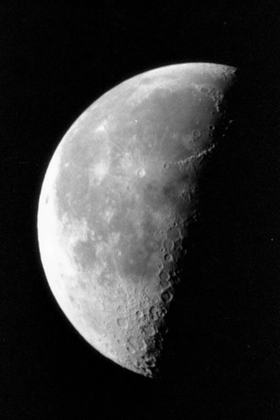
%> input picture practice 3/image/moon.tif, 280 x 420 px, shrunk from 358 x 537 before the run
$ octave histeq0.m   (GNU Octave 9; MATLAB toolbox functions it lacks are replaced by stand-ins)
%> lines starting %> are read from the running program, lines starting %| are printed output that depends on the picture
%% Image Gray Color and Histogram
clear
clc
%image = imread('Hawkes_Bay.jpg');
image = imread('moon.tif');
%> image is the input picture: size 420x280 uint8; min 0, max 255, mean 52.9

%if image dimensions are bigger than 2, make them 2
if(ndims(image) > 2)
    image = image(:,:,1);
end

%define histogram intensity array
intensity (1:256) = 0;

%count each gray value
[m,n] = size(image);
%> m = 420; n = 280
for i = 1:m
    for j = 1:n
        value = image(i,j);
        intensity(value+1) = intensity(value+1) +1;
    end
end
%> after the loop, intensity = 256 values, max 17056 at index 3, min 0 at index 256, mean 459.4

%print image
imshow(image)

%calculate cumulative histogram
cumulative = cumsum(intensity);
%> cumulative = 256 values from 990 to 117600
[m,n] = size(cumulative);
%> m = 1; n = 256
if(n<256)
    cumulative(n:256) = max(cumulative(:));
end

%print both of them
figure
stem(intensity,'r', 'Marker', 'none');
axis tight
ylabel(gca,'intensity');
set(gca,'Box','off');
axesPosition = get(gca,'Position');
hNewAxes = axes('Position',axesPosition,'Color','none','YLim',[0 max(cumulative(:))],'YAxisLocation','right','XTick',[],'Box','off');
ylabel(hNewAxes,'cumulative');
hold on
plot(cumulative,'b', 'Marker', 'none');
axis tight
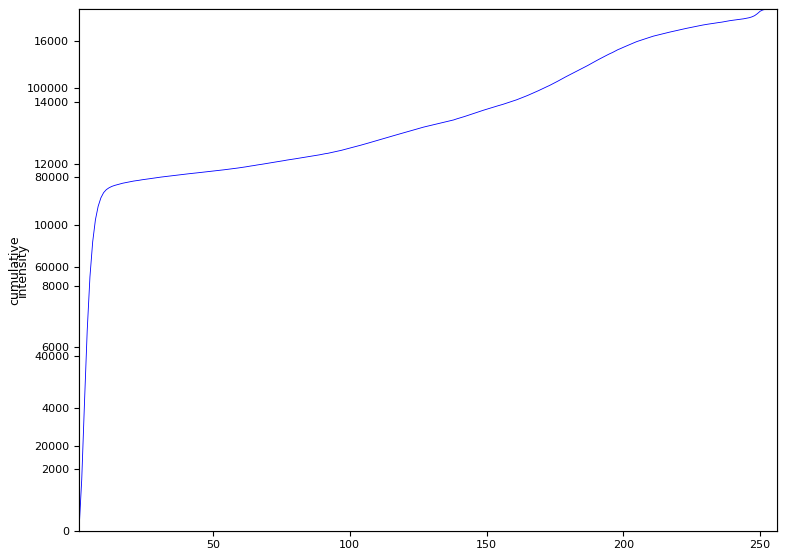
%> figure redrawn from the program's plot data, 2 panels; panel 1: highest point at x = 3, y = 17056; panel 2: curve peaks at x = 255, y = 117600
hold off
%% Histogram Equalization

%define cumulative distribution
histeq0 = round(255*cumulative/max(cumulative(:)));
%> histeq0 = 256 values from 2 to 255

%define new intensity array
newIntens(1:256)=0;
for i = 1:256
    if(histeq0(i) ~= 0)
        newIntens(histeq0(i)) = newIntens(histeq0(i)) + intensity(i);
    end
end
%> after the loop, newIntens = 256 values, max 17056 at index 64, min 0 at index 1, mean 459.4

%print histograms
figure
stem(histeq0,intensity,'r','Marker','none');
axis tight
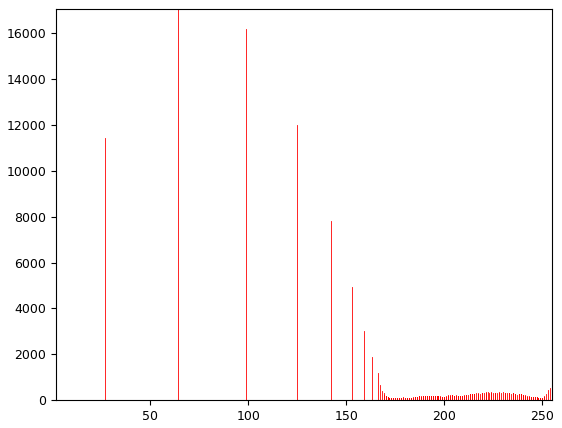
%> figure redrawn from the program's plot data; highest point at x = 64, y = 17056
cumulative =cumsum(newIntens);
%> cumulative = 256 values from 0 to 117600
stem(newIntens,'r', 'Marker', 'none');
axis tight
ylabel(gca,'intensity');
set(gca,'Box','off');
axesPosition = get(gca,'Position');
hNewAxes = axes('Position',axesPosition,'Color','none','YLim',[0 max(cumulative(:))],'YAxisLocation','right','XTick',[],'Box','off');
ylabel(hNewAxes,'cumulative');
hold on
plot(cumulative,'b', 'Marker', 'none');
axis tight
%> figure, not shown here; panel 1: highest point at x = 64, y = 17056; panel 2: curve peaks at x = 255, y = 117600

%distribute each image pixel according to cumulative distribution function
imageq = image;
[m,n] = size(image);
%> m = 420; n = 280
for i = 1:m
    for j = 1:n
        imageq(i,j) = uint8(histeq0(image(i,j)+1));
    end
end
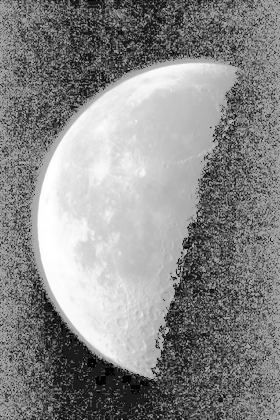
%> imageq: size 420x280 uint8; min 2, max 255, mean 136.1

%print equalized image
figure
imshow(imageq)

%print equalized image and histogram with matlab's function
imageq1 = image;
histeq1 = histeq(imageq1);
figure
imshow(histeq1)
figure
imhist(histeq1)
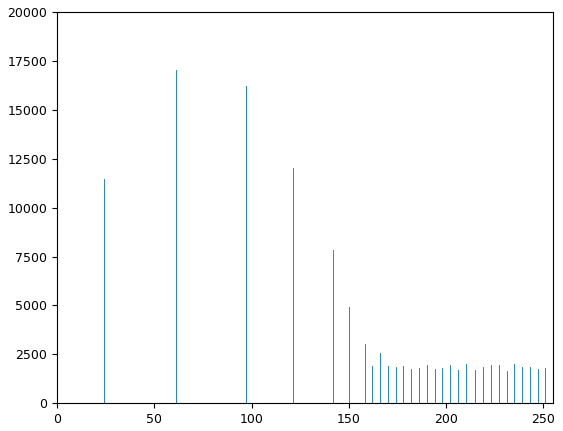
%> figure redrawn from the program's plot data; highest point at x = 61, y = 17056
